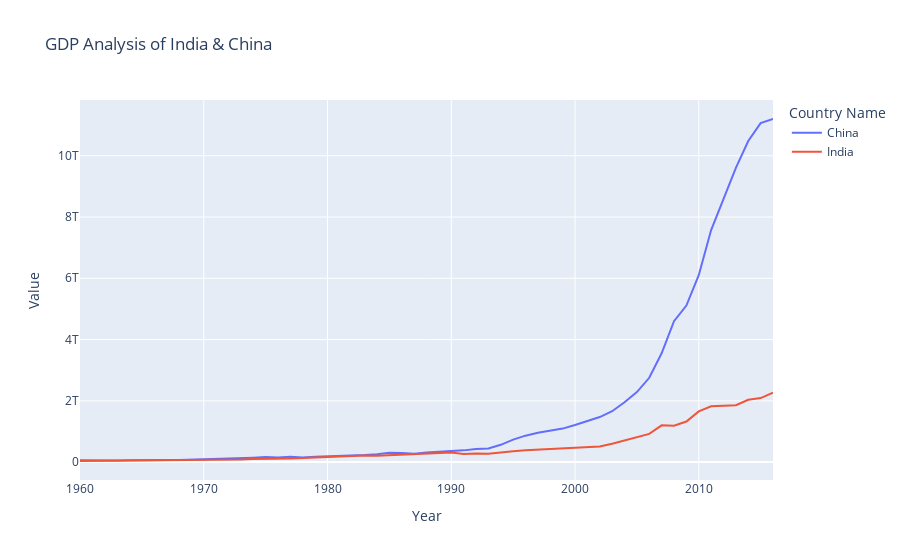

The notebook cell saved with this chart:
### Code cell
fig = px.line(df_new, x = 'Year', y = 'Value', title = 'GDP Analysis of India & China', color = 'Country Name')
fig
# To save file
# pyo.plot(fig, filename = 'GDP Countries.html')
